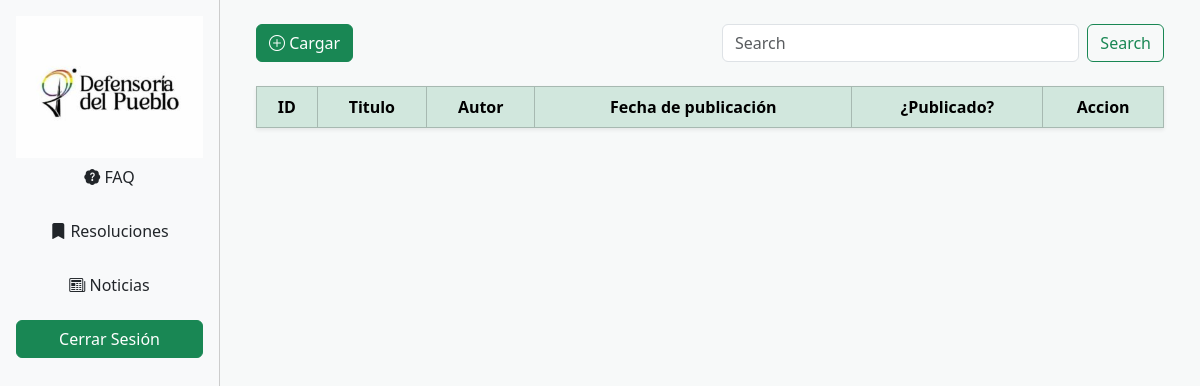
Page /principal/index.php?vista=noticias/noticias on the earlier database version.
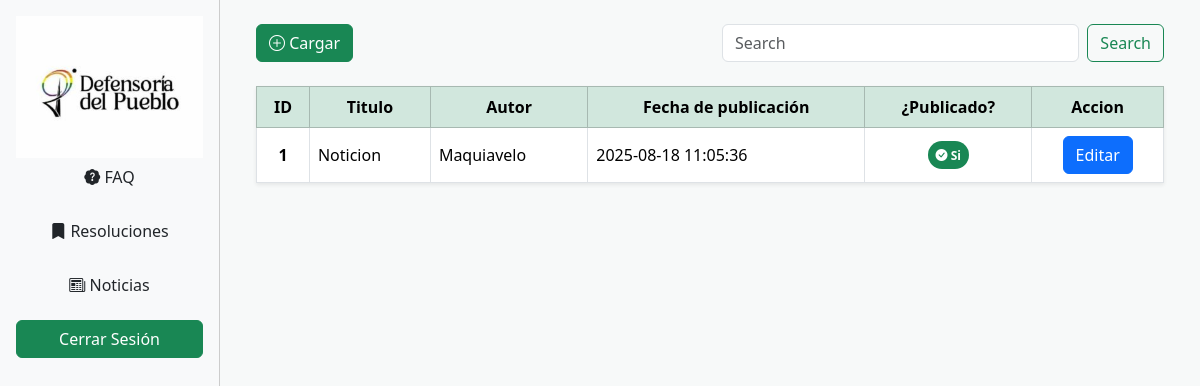
Same page on the later database version.
### tables this page shows
CREATE TABLE `noticias` (
  `noticia_id` int(10) UNSIGNED NOT NULL,
  `titulo` varchar(100) NOT NULL,
  `contenido` text NOT NULL,
  `fecha_creacion` datetime NOT NULL DEFAULT current_timestamp(),
  `fecha_publicacion` datetime NOT NULL DEFAULT current_timestamp(),
  `fecha_finalizacion` datetime NOT NULL DEFAULT current_timestamp(),
  `autor` varchar(50) NOT NULL,
  `foto` varchar(20) DEFAULT NULL COMMENT 'Guarda el nombre de la foto',
  `estado` tinyint(4) NOT NULL DEFAULT 1
);

### vistas/noticias/noticias.php (the view, shortened to what this page needs)
<?php
    include_once "../plantilla/head2.php";
    mysqli_set_charset($link, "utf8mb4");
    $sql = "SELECT noticia_id, autor, titulo, fecha_creacion, estado FROM noticias";
    $items = mysqli_query($link, $sql);
?>
<div class="container">
    <div class="row">
        <div class="col">
            <a href="index.php?vista=noticias/cargarNoticia" class="btn btn-success"> <i class="bi bi-plus-circle"></i>&nbsp;Cargar</a>
        </div>
        <div class="col">
            <form class="d-flex" role="search">
                <input class="form-control me-2" type="search" placeholder="Search" aria-label="Search" />
                <button class="btn btn-outline-success" type="submit">Search</button>
            </form>
        </div>
    </div>
    <div class="row">
        <div class="col">
            <br>
            <table class="table table-hover table-bordered align-middle shadow-sm">
                <thead class="table-success text-center">
                    <tr>
                        <th scope="col">ID</th>
                        <th scope="col">Titulo</th>
                        <th scope="col">Autor</th>
                        <th scope="col">Fecha de publicación</th>
                        <th scope="col">¿Publicado?</th>
                        <th scope="col">Accion</th>
                    </tr>
                </thead>
                <tbody>
                    <?php while ($campos = mysqli_fetch_array($items)) { ?>
                    <tr>
                        <td class="text-center fw-bold"><?= $campos['noticia_id'] ?></td>
                        <td><?= $campos['titulo'] ?></td>
                        <td><?= $campos['autor'] ?></td>
                        <td><?= $campos['fecha_creacion'] ?></td>
                        <td class="text-center">
                            <?php if ($campos['estado'] == 1): ?>
                                <span class="badge rounded-pill bg-success p-2">
                                    <i class="bi bi-check-circle-fill"></i> Si
                                </span>
                            <?php else: ?>
                                <span class="badge rounded-pill bg-danger p-2">
                                    <i class="bi bi-x-circle-fill"></i> No
                                </span>
                            <?php endif; ?>
                        </td>
                        <td class="text-center">
                            <a href="index.php?vista=noticias/cargarNoticia&id=<?= $campos['noticia_id'] ?>" class="btn btn-primary">Editar</a>
                        </td>
                    </tr>
                <?php } ?>
                </tbody>
            </table>
        </div>
    </div>
</div>
</body>
</html>

Differences in the rows shown:
added noticias: noticia_id "1", titulo "Noticion", autor "Maquiavelo", fecha_creacion "2025-08-18 11:05:36", estado 1 (drawn)
